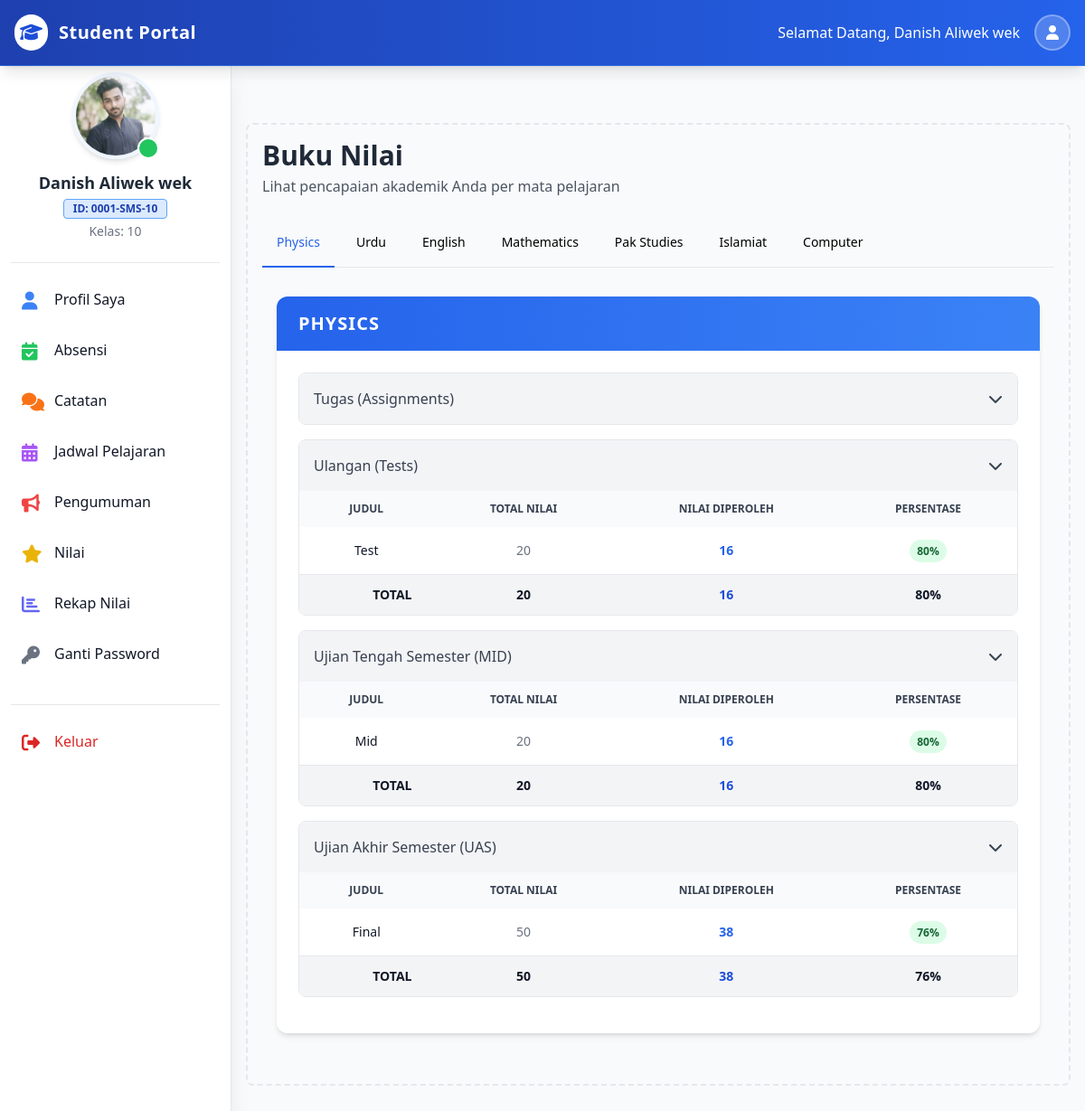
Screenshot of /siswa/index.php?nilai (signed in) with the database file from the repository.
### tables this page shows
CREATE TABLE `kelas` (
  `id_kelas` int NOT NULL,
  `nama_kelas` varchar(50) NOT NULL,
  `nama_mapel` varchar(300) NOT NULL,
  `nama_seksi` varchar(50) NOT NULL,
  `k_id_guru` int NOT NULL,
  `created_at` datetime NOT NULL DEFAULT CURRENT_TIMESTAMP
);

CREATE TABLE `nilai` (
  `id_nilai` int NOT NULL,
  `nama_nilai` varchar(50) NOT NULL,
  `tipe_nilai` enum('MID','UAS','Tugas','Ulangan') NOT NULL,
  `total_nilai` int NOT NULL,
  `capaian_nilai` int NOT NULL,
  `n_id_kelas` int NOT NULL,
  `n_id_siswa` int NOT NULL,
  `n_id_guru` int NOT NULL,
  `n_id_mapel` int NOT NULL,
  `nilai_date` date NOT NULL
);

### siswa/nilai.php (the view, shortened to what this page needs)
<div class="p-4 sm:ml-64">
    <div class="p-4 border-2 border-gray-200 border-dashed rounded-lg mt-14">
        <div class="mb-6">
             <h1 class="text-3xl font-bold text-gray-800">Buku Nilai</h1>
             <p class="text-gray-600 mt-1">Lihat pencapaian akademik Anda per mata pelajaran</p>
        </div>
        <?php
        $student_id = $_SESSION['student_id'];
        $mapel_sql = "SELECT DISTINCT n.n_id_mapel, m.nama_mapel
                      FROM nilai n
                      JOIN mapel m ON n.n_id_mapel = m.id_mapel
                      WHERE n.n_id_siswa = '$student_id'";
        $mapel_result = $conn->query($mapel_sql);
        $subjects = [];
        if ($mapel_result && $mapel_result->num_rows > 0) {
            while ($row = $mapel_result->fetch_assoc()) {
                $subjects[] = $row;
            }
        }
        ?>
        <?php if (empty($subjects)): ?>
            <div class="bg-yellow-50 border-l-4 border-yellow-400 p-4">
                <div class="flex">
                    <div class="flex-shrink-0">
                        <i class="fas fa-exclamation-triangle text-yellow-400"></i>
                    </div>
                    <div class="ml-3">
                        <p class="text-sm text-yellow-700">
                            Belum ada data nilai yang tersedia untuk Anda saat ini.
                        </p>
                    </div>
                </div>
            </div>
        <?php else: ?>
            <div class="mb-4 border-b border-gray-200">
                <ul class="flex flex-wrap -mb-px text-sm font-medium text-center" id="myTab" data-tabs-toggle="#myTabContent" role="tablist">
                    <?php foreach ($subjects as $index => $subject): ?>
                        <li class="mr-2" role="presentation">
                            <button class="inline-block p-4 border-b-2 rounded-t-lg hover:text-blue-600 hover:border-blue-600 transition-colors <?php echo $index === 0 ? 'text-blue-600 border-blue-600' : 'border-transparent'; ?>"
                                    id="tab-btn-<?= $subject['n_id_mapel'] ?>"
                                    data-tabs-target="#tab-<?= $subject['n_id_mapel'] ?>"
                                    type="button"
                                    role="tab"
                                    aria-controls="tab-<?= $subject['n_id_mapel'] ?>"
                                    aria-selected="<?= $index === 0 ? 'true' : 'false' ?>"
                                    onclick="switchTab(this)">
                                <?= htmlspecialchars($subject['nama_mapel']) ?>
                            </button>
                        </li>
                    <?php endforeach; ?>
                </ul>
            </div>
            <div id="myTabContent">
                <?php foreach ($subjects as $index => $subject):
                    $mapel_id = $subject['n_id_mapel'];
                    $mapel_name = $subject['nama_mapel'];
                    $hiddenClass = $index === 0 ? '' : 'hidden';
                ?>
                    <div class="<?= $hiddenClass ?> p-4 rounded-lg bg-gray-50" id="tab-<?= $mapel_id ?>" role="tabpanel" aria-labelledby="tab-btn-<?= $mapel_id ?>">
                        <div class="bg-white rounded-xl shadow-md overflow-hidden mb-6">
                             <div class="bg-gradient-to-r from-blue-600 to-blue-500 px-6 py-4">
                                <h2 class="text-xl font-bold text-white uppercase tracking-wider"><?= $mapel_name ?></h2>
                             </div>
                             <div class="p-6">
                                <?php
                                $exam_types = [
                                    'Tugas' => 'Tugas (Assignments)',
                                    'Ulangan' => 'Ulangan (Tests)',
                                    'MID' => 'Ujian Tengah Semester (MID)',
                                    'UAS' => 'Ujian Akhir Semester (UAS)'
                                ];
                                foreach ($exam_types as $type_key => $type_label):
                                    $grades_sql = "SELECT * FROM nilai WHERE n_id_mapel = '$mapel_id' AND n_id_siswa = '$student_id' AND tipe_nilai = '$type_key'";
                                    $grades_result = $conn->query($grades_sql);
                                    $total_obtained = 0;
                                    $total_max = 0;
                                    $has_data = ($grades_result && $grades_result->num_rows > 0);
                                ?>
                                    <div class="mb-4 border border-gray-200 rounded-lg overflow-hidden">
                                        <button type="button" class="flex justify-between items-center w-full p-4 font-medium text-left text-gray-700 bg-gray-100 hover:bg-gray-200 focus:outline-none" onclick="toggleAccordion('accordion-<?= $mapel_id ?>-<?= $type_key ?>')">
                                            <span><?= $type_label ?></span>
                                            <i class="fas fa-chevron-down transition-transform" id="icon-accordion-<?= $mapel_id ?>-<?= $type_key ?>"></i>
                                        </button>
                                        <div id="accordion-<?= $mapel_id ?>-<?= $type_key ?>" class="<?= $has_data ? '' : 'hidden' ?> bg-white">
                                            <div class="overflow-x-auto">
                                                <?php if($has_data): ?>
                                                <table class="w-full text-sm text-center text-gray-500">
                                                    <thead class="text-xs text-gray-700 uppercase bg-gray-50">
                                                        <tr>
                                                            <th scope="col" class="px-6 py-3">Judul</th>
                                                            <th scope="col" class="px-6 py-3">Total Nilai</th>
                                                            <th scope="col" class="px-6 py-3">Nilai Diperoleh</th>
                                                            <th scope="col" class="px-6 py-3">Persentase</th>
                                                        </tr>
                                                    </thead>
                                                    <tbody>
                                                        <?php while($grade = $grades_result->fetch_assoc()):
                                                            $total_obtained += $grade['capaian_nilai'];
                                                            $total_max += $grade['total_nilai'];
                                                            $percentage = ($grade['total_nilai'] > 0) ? round(($grade['capaian_nilai'] / $grade['total_nilai']) * 100) : 0;
                                                        ?>
                                                        <tr class="bg-white border-b hover:bg-gray-50">
                                                            <td class="px-6 py-4 font-medium text-gray-900 whitespace-nowrap"><?= $grade['nama_nilai'] ?></td>
                                                            <td class="px-6 py-4"><?= $grade['total_nilai'] ?></td>
                                                            <td class="px-6 py-4 font-bold text-blue-600"><?= $grade['capaian_nilai'] ?></td>
                                                            <td class="px-6 py-4">
                                                                <span class="px-2 py-1 rounded-full text-xs font-semibold
                                                                    <?= $percentage >= 75 ? 'bg-green-100 text-green-800' : ($percentage >= 50 ? 'bg-yellow-100 text-yellow-800' : 'bg-red-100 text-red-800') ?>">
                                                                    <?= $percentage ?>%
                                                                </span>
                                                            </td>
                                                        </tr>
                                                        <?php endwhile; ?>
                                                    </tbody>
                                                    <tfoot class="bg-gray-100 font-semibold text-gray-900">
                                                        <tr>
                                                            <td class="px-6 py-3 text-right">TOTAL</td>
                                                            <td class="px-6 py-3"><?= $total_max ?></td>
                                                            <td class="px-6 py-3 text-blue-700"><?= $total_obtained ?></td>
                                                            <td class="px-6 py-3">
                                                                <?= ($total_max > 0) ? round(($total_obtained / $total_max) * 100) . '%' : '0%' ?>
                                                            </td>
                                                        </tr>
                                                    </tfoot>
                                                </table>
                                                <?php else: ?>
                                                    <div class="p-4 text-center text-gray-500 italic">Belum ada nilai untuk kategori ini.</div>
                                                <?php endif; ?>
                                            </div>
                                        </div>
                                    </div>
                                <?php endforeach; ?>
                             </div>
                        </div>
                    </div>
                <?php endforeach; ?>
            </div>
        <?php endif; ?>
    </div>
</div>
<div class="h-20"></div>

### siswa/partials/student_sidebar.php
<?php
    require_once('../partials/_connection.php');
    $student_pic = $_SESSION['student_pic'];
    $student_name = $_SESSION['student_name'];
    $student_rollno = $_SESSION['student_rollno'];
    $student_class_id = $_SESSION['student_class'];
    $fetch_class_sql = "SELECT nama_kelas FROM kelas WHERE id_kelas = '$student_class_id' ";
    $class_result = $conn->query($fetch_class_sql);
    $fetch_class_row = $class_result->fetch_assoc();
    $student_class = $fetch_class_row['nama_kelas'];
?>
<aside class="fixed left-0 top-16 w-64 h-full bg-white shadow-xl overflow-y-auto border-r border-gray-200 z-10 transition-transform -translate-x-full sm:translate-x-0" id="logo-sidebar">
    <div class="h-full px-3 py-4 overflow-y-auto bg-white">
        <div class="flex flex-col items-center pb-6 border-b border-gray-200 mb-4">
            <div class="relative">
                <img class="w-24 h-24 rounded-full object-cover border-4 border-blue-50 shadow-md" src="../admin/admin_images/registration/<?= $student_pic ?>" alt="Profile" onerror="this.src='https://ui-avatars.com/api/?name=<?= urlencode($student_name) ?>&background=random'">
                <div class="absolute bottom-0 right-0 w-6 h-6 bg-green-500 border-2 border-white rounded-full"></div>
            </div>
            <h5 class="mt-3 text-lg font-bold text-gray-800 text-center"><?= htmlspecialchars($student_name) ?></h5>
            <div class="flex flex-col items-center text-sm text-gray-500 mt-1">
                <span class="bg-blue-100 text-blue-800 text-xs font-semibold px-2.5 py-0.5 rounded border border-blue-400">ID: <?= htmlspecialchars($student_rollno) ?></span>
                <span class="mt-1">Kelas: <?= htmlspecialchars($student_class) ?></span>
            </div>
        </div>
        <ul class="space-y-2 font-medium">
            <li>
                <a href="index.php?profil" class="flex items-center p-3 text-gray-900 rounded-lg hover:bg-blue-50 group transition duration-200">
                    <i class="fas fa-user w-6 h-6 text-xl text-blue-500 group-hover:text-blue-700"></i>
                    <span class="ml-3 group-hover:translate-x-1 transition-transform">Profil Saya</span>
                </a>
            </li>
            <li>
                <a href="index.php?absensi" class="flex items-center p-3 text-gray-900 rounded-lg hover:bg-blue-50 group transition duration-200">
                     <i class="fas fa-calendar-check w-6 h-6 text-xl text-green-500 group-hover:text-green-700"></i>
                    <span class="ml-3 group-hover:translate-x-1 transition-transform">Absensi</span>
                </a>
            </li>
            <li>
                <a href="index.php?catatan" class="flex items-center p-3 text-gray-900 rounded-lg hover:bg-blue-50 group transition duration-200">
                    <i class="fas fa-comments w-6 h-6 text-xl text-orange-500 group-hover:text-orange-700"></i>
                    <span class="ml-3 group-hover:translate-x-1 transition-transform">Catatan</span>
                </a>
            </li>
            <li>
                <a href="index.php?jadwal" class="flex items-center p-3 text-gray-900 rounded-lg hover:bg-blue-50 group transition duration-200">
                    <i class="fas fa-calendar-alt w-6 h-6 text-xl text-purple-500 group-hover:text-purple-700"></i>
                    <span class="ml-3 group-hover:translate-x-1 transition-transform">Jadwal Pelajaran</span>
                </a>
            </li>
            <li>
                <a href="index.php?pengumuman" class="flex items-center p-3 text-gray-900 rounded-lg hover:bg-blue-50 group transition duration-200">
                    <i class="fas fa-bullhorn w-6 h-6 text-xl text-red-500 group-hover:text-red-700"></i>
                    <span class="ml-3 group-hover:translate-x-1 transition-transform">Pengumuman</span>
                </a>
            </li>
            <li>
                <a href="index.php?nilai" class="flex items-center p-3 text-gray-900 rounded-lg hover:bg-blue-50 group transition duration-200">
                    <i class="fas fa-star w-6 h-6 text-xl text-yellow-500 group-hover:text-yellow-700"></i>
                    <span class="ml-3 group-hover:translate-x-1 transition-transform">Nilai</span>
                </a>
            </li>
            <li>
                <a href="index.php?rekap_nilai" class="flex items-center p-3 text-gray-900 rounded-lg hover:bg-blue-50 group transition duration-200">
                    <i class="fas fa-chart-bar w-6 h-6 text-xl text-indigo-500 group-hover:text-indigo-700"></i>
                    <span class="ml-3 group-hover:translate-x-1 transition-transform">Rekap Nilai</span>
                </a>
            </li>
            <li>
                <a href="index.php?ganti_password" class="flex items-center p-3 text-gray-900 rounded-lg hover:bg-blue-50 group transition duration-200">
                    <i class="fas fa-key w-6 h-6 text-xl text-gray-500 group-hover:text-gray-700"></i>
                    <span class="ml-3 group-hover:translate-x-1 transition-transform">Ganti Password</span>
                </a>
            </li>
        </ul>
        <div class="mt-8 border-t border-gray-200 pt-4">
            <ul class="space-y-2 font-medium">
                <li>
                     <a href="index.php?logout" class="flex items-center p-3 text-red-600 rounded-lg hover:bg-red-50 group transition duration-200">
                        <i class="fas fa-sign-out-alt w-6 h-6 text-xl"></i>
                        <span class="ml-3">Keluar</span>
                    </a>
                </li>
            </ul>
        </div>
    </div>
</aside>

### siswa/partials/student_head.php (style rules this page uses)
body { font-family: 'Inter', sans-serif; background-color: #f3f4f6; }

### rows the page displays
kelas: nama_kelas "10"
nilai: nama_nilai "Test", total_nilai "20", capaian_nilai "16", percentage "80"
nilai: nama_nilai "Mid", total_nilai "20", capaian_nilai "16", percentage "80"
nilai: nama_nilai "Final", total_nilai "50", capaian_nilai "38", percentage "76"

### other values shown
$student_name "Danish Aliwek wek"
$student_rollno "0001-SMS-10"
$subject['nama_mapel'] "Physics"
$subject['nama_mapel'] "Urdu"
$subject['nama_mapel'] "English"
$subject['nama_mapel'] "Mathematics"
$subject['nama_mapel'] "Pak Studies"
$subject['nama_mapel'] "Islamiat"
$subject['nama_mapel'] "Computer"
$mapel_name "PHYSICS"
$type_label "Tugas (Assignments)"
$type_label "Ulangan (Tests)"
$total_max "20"
$total_obtained "16"
$type_label "Ujian Tengah Semester (MID)"
